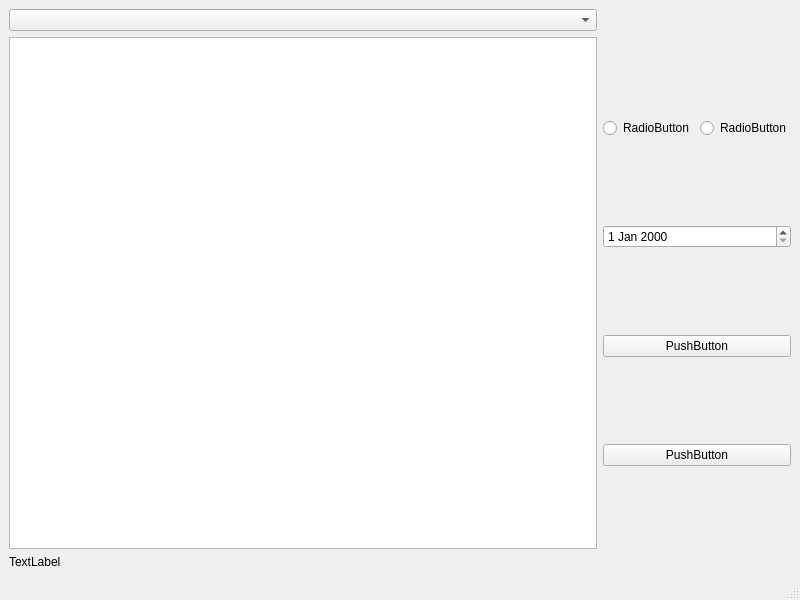
<?xml version="1.0" encoding="UTF-8"?>
<ui version="4.0">
 <class>MainWindow</class>
 <widget class="QMainWindow" name="MainWindow">
  <property name="geometry">
   <rect>
    <x>0</x>
    <y>0</y>
    <width>800</width>
    <height>600</height>
   </rect>
  </property>
  <property name="windowTitle">
   <string>Инспектор аэропортов</string>
  </property>
  <widget class="QWidget" name="centralwidget">
   <layout class="QGridLayout" name="gridLayout">
    <item row="6" column="1">
     <widget class="QTableView" name="tableView"/>
    </item>
    <item row="1" column="1">
     <widget class="QComboBox" name="cb_airports"/>
    </item>
    <item row="8" column="1">
     <widget class="QLabel" name="lb_connectStatus">
      <property name="text">
       <string>TextLabel</string>
      </property>
     </widget>
    </item>
    <item row="6" column="4">
     <layout class="QVBoxLayout" name="verticalLayout">
      <item>
       <layout class="QHBoxLayout" name="horizontalLayout">
        <item>
         <widget class="QRadioButton" name="rb_arrival">
          <property name="text">
           <string>RadioButton</string>
          </property>
         </widget>
        </item>
        <item>
         <widget class="QRadioButton" name="rb_departure">
          <property name="text">
           <string>RadioButton</string>
          </property>
         </widget>
        </item>
       </layout>
      </item>
      <item>
       <widget class="QDateEdit" name="date_select"/>
      </item>
      <item>
       <widget class="QPushButton" name="pb_schedule">
        <property name="text">
         <string>PushButton</string>
        </property>
       </widget>
      </item>
      <item>
       <widget class="QPushButton" name="pb_get_graphs">
        <property name="text">
         <string>PushButton</string>
        </property>
       </widget>
      </item>
     </layout>
    </item>
   </layout>
  </widget>
  <widget class="QMenuBar" name="menubar">
   <property name="geometry">
    <rect>
     <x>0</x>
     <y>0</y>
     <width>800</width>
     <height>21</height>
    </rect>
   </property>
  </widget>
  <widget class="QStatusBar" name="statusbar"/>
 </widget>
 <resources/>
 <connections/>
</ui>
